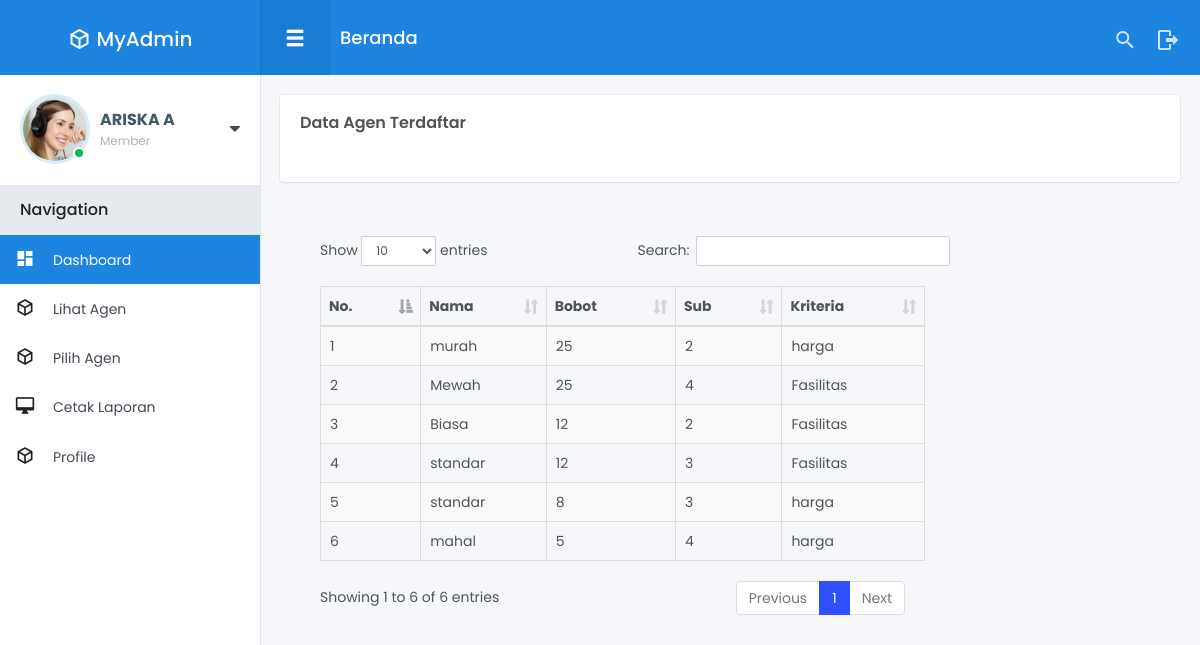
The app's page /member/edit-profile.php (signed in), older data.
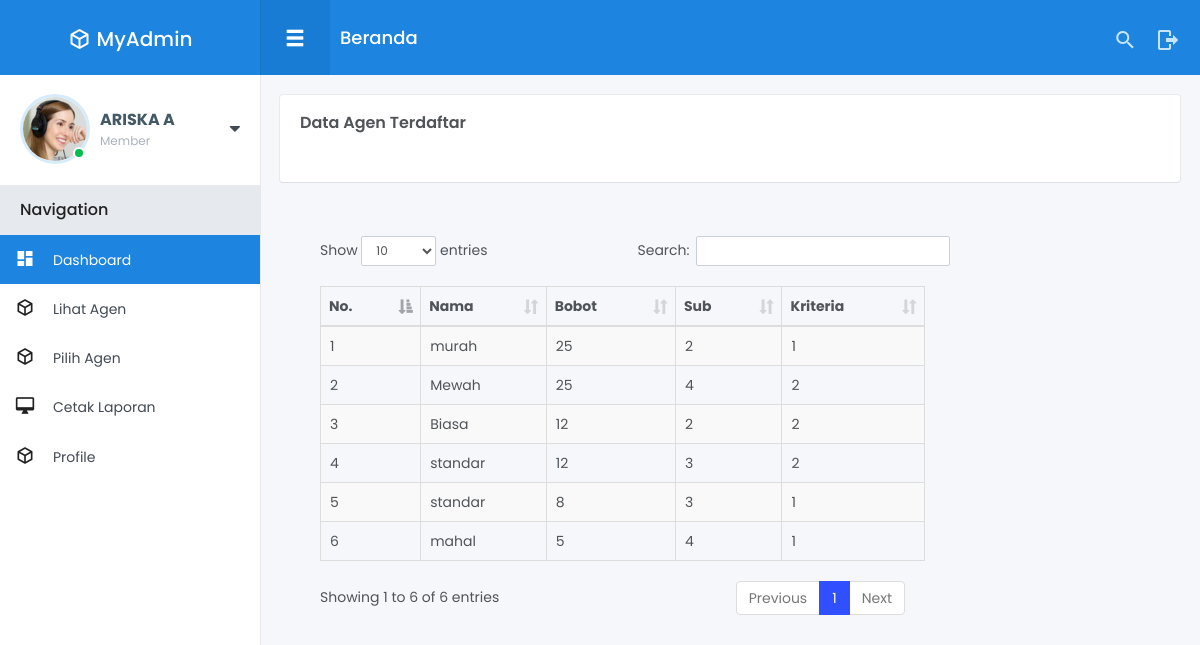
The same page, newer data.
### tables this page shows
CREATE TABLE `tabel_kriteria` (
  `id_kriteria` int(11) NOT NULL,
  `nama_kriteria` varchar(50) NOT NULL,
  `bobot` int(11) NOT NULL,
  `sub` varchar(50) NOT NULL,
  `kriteria` varchar(100) NOT NULL
);

### member/edit-profile.php (the view, shortened to what this page needs)
 <?php
   include "header.php";
  ?>
<div class="fixed-navbar">
	<div class="pull-left">
		<button type="button" class="menu-mobile-button glyphicon glyphicon-menu-hamburger js__menu_mobile"></button>
		<h1 class="page-title">Beranda</h1>
	</div>
	<div class="pull-right">
		<div class="ico-item">
			<a href="#" class="ico-item mdi mdi-magnify js__toggle_open" data-target="#searchform-header"></a>
		</div>
		<a href="log-out.php" class="ico-item mdi mdi-logout js__logout"></a>
	</div>
</div>
<div id="wrapper">
<div class="main-content">
		<div class="row small-spacing">
			<div class="col-xs-12">
				<div class="box-content">
					<h4 class="box-title">Data Agen Terdaftar</h4>
<div class="col-md-9">
          <div class="block-web">
            <div class="header">
  <form method="post" action="proses_edit_admin.php?Email=<?php echo $Email; ?>" enctype="multipart/form-data">
					<table id="example" class="table table-striped table-bordered display" style="width:100%">
						<thead>
							<tr>
							<th>No.</th>
						<th>Nama</th>
						<th>Bobot</th>
						<th>Sub</th>
						<th>Kriteria</th>
							</tr>
						</thead>
						<tbody>
		<?php
		$query = mysql_query("SELECT * FROM tabel_kriteria ORDER BY bobot DESC") or die(mysql_error());
		if(mysql_num_rows($query) == 0){
		echo '<tr><td colspan="6">Tidak ada data!</td></tr>';
		}else{
			$no = 1;
			while($data = mysql_fetch_assoc($query)){
				echo '<tr>';
					echo '<td>'.$no.'</td>';
					echo '<td>'.$data['nama_kriteria'].'</td>';
					echo '<td>'.$data['bobot'].'</td>';
					echo '<td>'.$data['sub'].'</td>';
					echo '<td>'.$data['kriteria'].'</td>';
				echo '</tr>';
				$no++;
			}
		}
		?>
						</tbody>
					</table>
				</div>
</div>
</body>
</html>

Row changes from the older to the newer data that the page shows:
changed tabel_kriteria "murah": kriteria "harga" → "1"
changed tabel_kriteria "Mewah": kriteria "Fasilitas" → "2"
changed tabel_kriteria "Biasa": kriteria "Fasilitas" → "2"
changed tabel_kriteria (number 4 of 6 on the later page): kriteria "Fasilitas" → "2"
changed tabel_kriteria (number 5 of 6 on the later page): kriteria "harga" → "1"
changed tabel_kriteria "mahal": kriteria "harga" → "1"
